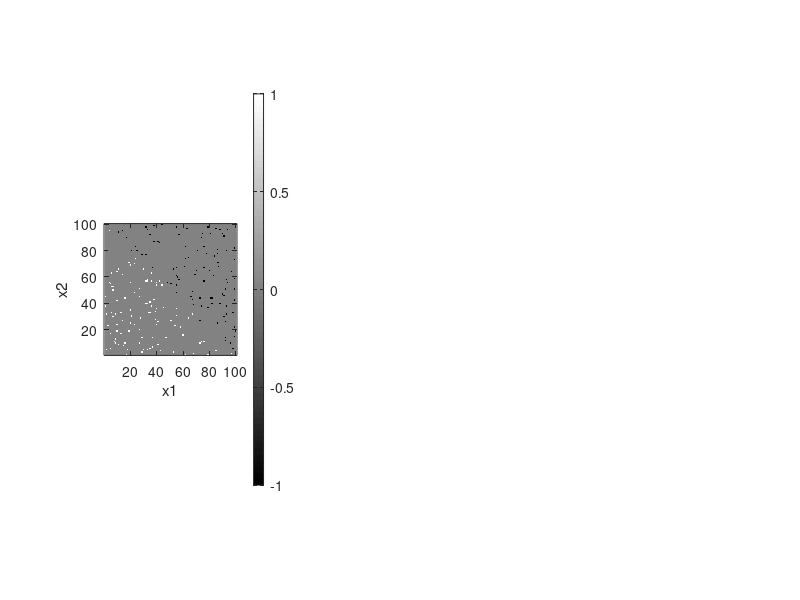

MATLAB code to generate this figure: (Note: this script raises an error after producing the figure.)
% Matlab tutorial part 6, single layer neural network
clear
clc

datapoints=200;
%% linear
labels=zeros(100,100);
labelsNN=zeros(100,100);
j=1;
k=1;
for i=1:datapoints
    x=randi(100,1);
    y=randi(100,1);
    if y<-x+100
        pos(:,j)=[x;y];
        labels(pos(1,j),pos(2,j))=1;
        j=j+1;
    else
        neg(:,k)=[x;y];
        labels(neg(1,k),neg(2,k))=-1;
        k=k+1;
    end
end

figure(1)
set(1,'position',[75         634        1808         457]) % Positioning and adjusting size of figure (1)
clf
subplot(131)
imagesc(labels)
axis equal
colormap('gray')
colorbar
xlabel('x1')
ylabel('x2')
set(gca,'YDir','normal')

%% Initialization of Neural Network
neurons=1; % In this tutorial we will use 1 neuron
NN=struct; % Initialize NN as struct, this is a special container in matlab
% (and many other programing languages). You can save multiple
% variables into this container in a very convenient fashion.
% This way your program becomes well organized and easier for
% others to understand.
NN.Ws=randn(neurons,2); % You can add variables to a struct with a '.'. Here
% we initialize the weights of the neuron
NN.dWs=zeros(neurons,2); % Initialization for backProp (Gradient)
NN.Bs=0;   % Initialize the bias for layer 1
NN.dBs=0;  % Initialization for backProp (Gradient)

%% Stocatstic Gradient Descent
% Trainings parameter
iterations=10000;
eta=1e-5; % learning rate
j=1;
k=1;
% Training for loop
for iter=1:iterations
    if mod(iter,2)==0
        x=pos(:,j)./100;
        target=1;
        if j>=length(pos)
            j=1;
        else
            j=j+1;
        end
    else
        x=neg(:,k)./100;
        target=-1;
        if k>=length(neg)
            k=1;
        else
            k=k+1;
        end
    end
    %% Feed Forward
    [y,y_withoutNL]=feedForward(NN,x);
    %% back Propagation
    [cost(iter),NN]=backProp(NN,x,y,y_withoutNL,target);
    %% Application of gradients
    %<YOUR CODE HERE>
    
    %% Visualization of your training
    if mod(iter,100)==0 % each 100 iterations plot
        clc
        iter
        ypos=feedForward(NN,pos./100);
        yneg=feedForward(NN,neg./100);
        for i=1:length(pos)
            labelsNN(pos(1,i),pos(2,i))=ypos(i);
        end
        for i=1:length(neg)
            labelsNN(neg(1,i),neg(2,i))=yneg(i);
        end
        costNN(iter)=sum(sum(0.5*(labelsNN-labels).^2))/numel(labelsNN);
        costNN(iter)
        figure(1)
        subplot(131)
        imagesc(labelsNN)
        xlabel('x1')
        ylabel('x2')
        set(gca,'YDir','normal')
        subplot(132)
        title('cost in each iteration')
        hold on
        plot(iter,costNN(iter),'x')
        xlabel('iterations')
        ylabel('cost')
        
        %         title('NN output')
        %         axis equal
    end
end

%% Result
result=zeros(100,100);
for x1=1:100
    for x2=1:100
        result(x1,x2)=feedForward(NN,[x1;x2]./100);
    end
end
subplot(133)
imagesc(result)
colorbar
title('result')
xlabel('x1')
ylabel('x2')
set(gca,'YDir','normal')

if costNN(end)<0.001 && iter==iterations 
   disp('----------------------------------------------------------------------------------------------')
   fprintf('Congratulations!! You trained your neuron to produce an average error of %1.2d on the data. \n --------------well done!!-------------\n',costNN(end))
   open('matlab_tutorial_part7')
else
   error('you will need to decrease the error below 0.001 to succeed in this tutorial') 
end

